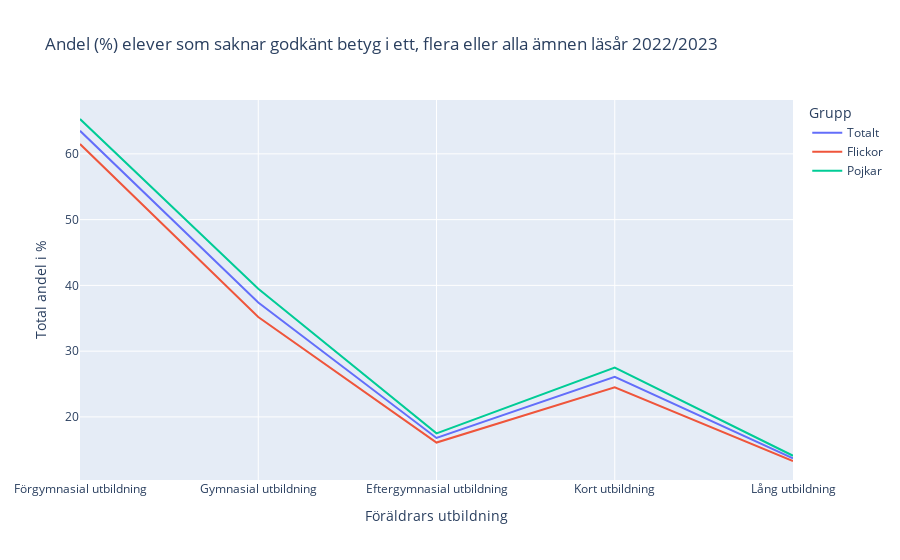

Write notebook code for a chart like this one.
### Markdown cell above
## c) (bonus) Undersök nu andra variabler, och hur de påverkar meritvärde och andel med minst ett saknat betyg. 
Data finns för läsår 22/23. Exempel kan man undersöka föräldrarnas utbildningsbakgrund. Rita lämpliga grafer.

### Graf 1: Jämförelse på föräldrars utbildning, minst 1 IG

### Code cell
df_stats_ig = df_grades[["Key","Andel (%) elever som saknar godkänt betyg i ett, flera eller alla ämnen"]].iloc[21:].reset_index(drop=True).dropna()
df_stats_ig.columns = df_stats_ig.columns.get_level_values(1)

df_stats_16 = df_grades[["Key","Genomsnittligt meritvärde beräknat på 16 ämnen"]].iloc[21:].reset_index(drop=True).dropna()
df_stats_16.columns = df_stats_16.columns.get_level_values(1)

fig = px.line(df_stats_ig, 
        x="Key", 
        y=["Totalt", "Flickor", "Pojkar"],
        labels={"value": "Total andel i %", "variable": "Grupp", "Key": "Föräldrars utbildning"},
        title="Andel (%) elever som saknar godkänt betyg i ett, flera eller alla ämnen läsår 2022/2023"
        )
fig.write_html("visualiseringar/Jämförelse på föräldrars utbildning, minst 1 IG.html")
fig

### Figure 1 — Plotly figure (JSON) as saved in the notebook; plotly's stock layout.template omitted (floating-point values rounded to 4 significant figures)
{"data": [{"hovertemplate": "Grupp=Totalt<br>Föräldrars utbildning=%{x}<br>Total andel i %=%{y}<extra></extra>", "legendgroup": "Totalt", "line": {"color": "#636efa", "dash": "solid"}, "marker": {"symbol": "circle"}, "mode": "lines", "name": "Totalt", "orientation": "v", "showlegend": true, "type": "scatter", "x": ["Förgymnasial utbildning", "Gymnasial utbildning", "Eftergymnasial utbildning", "Kort utbildning", "Lång utbildning"], "xaxis": "x", "y": [63.5, 37.4, 16.8, 26.1, 13.7], "yaxis": "y"}, {"hovertemplate": "Grupp=Flickor<br>Föräldrars utbildning=%{x}<br>Total andel i %=%{y}<extra></extra>", "legendgroup": "Flickor", "line": {"color": "#EF553B", "dash": "solid"}, "marker": {"symbol": "circle"}, "mode": "lines", "name": "Flickor", "orientation": "v", "showlegend": true, "type": "scatter", "x": ["Förgymnasial utbildning", "Gymnasial utbildning", "Eftergymnasial utbildning", "Kort utbildning", "Lång utbildning"], "xaxis": "x", "y": [61.5, 35.2, 16.1, 24.5, 13.3], "yaxis": "y"}, {"hovertemplate": "Grupp=Pojkar<br>Föräldrars utbildning=%{x}<br>Total andel i %=%{y}<extra></extra>", "legendgroup": "Pojkar", "line": {"color": "#00cc96", "dash": "solid"}, "marker": {"symbol": "circle"}, "mode": "lines", "name": "Pojkar", "orientation": "v", "showlegend": true, "type": "scatter", "x": ["Förgymnasial utbildning", "Gymnasial utbildning", "Eftergymnasial utbildning", "Kort utbildning", "Lång utbildning"], "xaxis": "x", "y": [65.3, 39.5, 17.5, 27.5, 14.1], "yaxis": "y"}], "layout": {"legend": {"title": {"text": "Grupp"}, "tracegroupgap": 0}, "title": {"text": "Andel (%) elever som saknar godkänt betyg i ett, flera eller alla ämnen läsår 2022/2023"}, "xaxis": {"anchor": "y", "domain": [0, 1], "title": {"text": "Föräldrars utbildning"}}, "yaxis": {"anchor": "x", "domain": [0, 1], "title": {"text": "Total andel i %"}}}}
